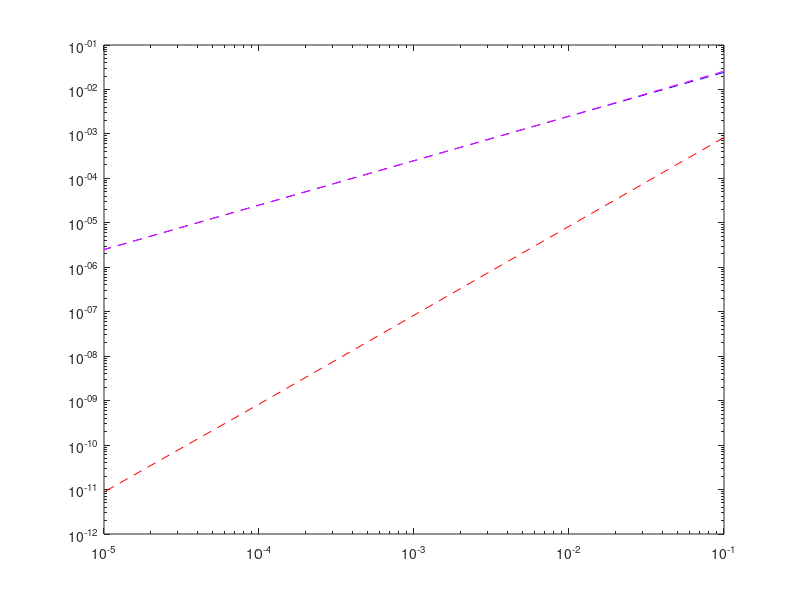

Write MATLAB code to recreate this figure.
% comparing numerical differentiation formula
% f(x)  = tan^{-1}{x}
% Calculate f'{x} at x = 1

a = 1;
trueVal = 1/(1+a^2);
%h = 1.0e-4;
h = 10.^[-1:-1:-5];

%%Forward Difference formula
fwdDiff = (atan(a+h)-atan(a))./h;
errFwd = abs(trueVal-fwdDiff);
disp(['Error in forward Difference :',num2str(errFwd)]);


%%Central Difference formula

ctrDiff = (atan(a+h)-atan(a-h))./(2*h);
errCtr = abs(trueVal-ctrDiff);
disp(['Error in Central Difference :',num2str(errCtr)]);

%%Backward Difference formula

bkdDiff = (atan(a)-atan(a-h))./h;
errBkd = abs(trueVal-bkdDiff);
disp(['Error in backward Difference :',num2str(errBkd)]);

%plot
loglog(h,errFwd,'--b',h,errCtr,'--r',h,errBkd,'--m')